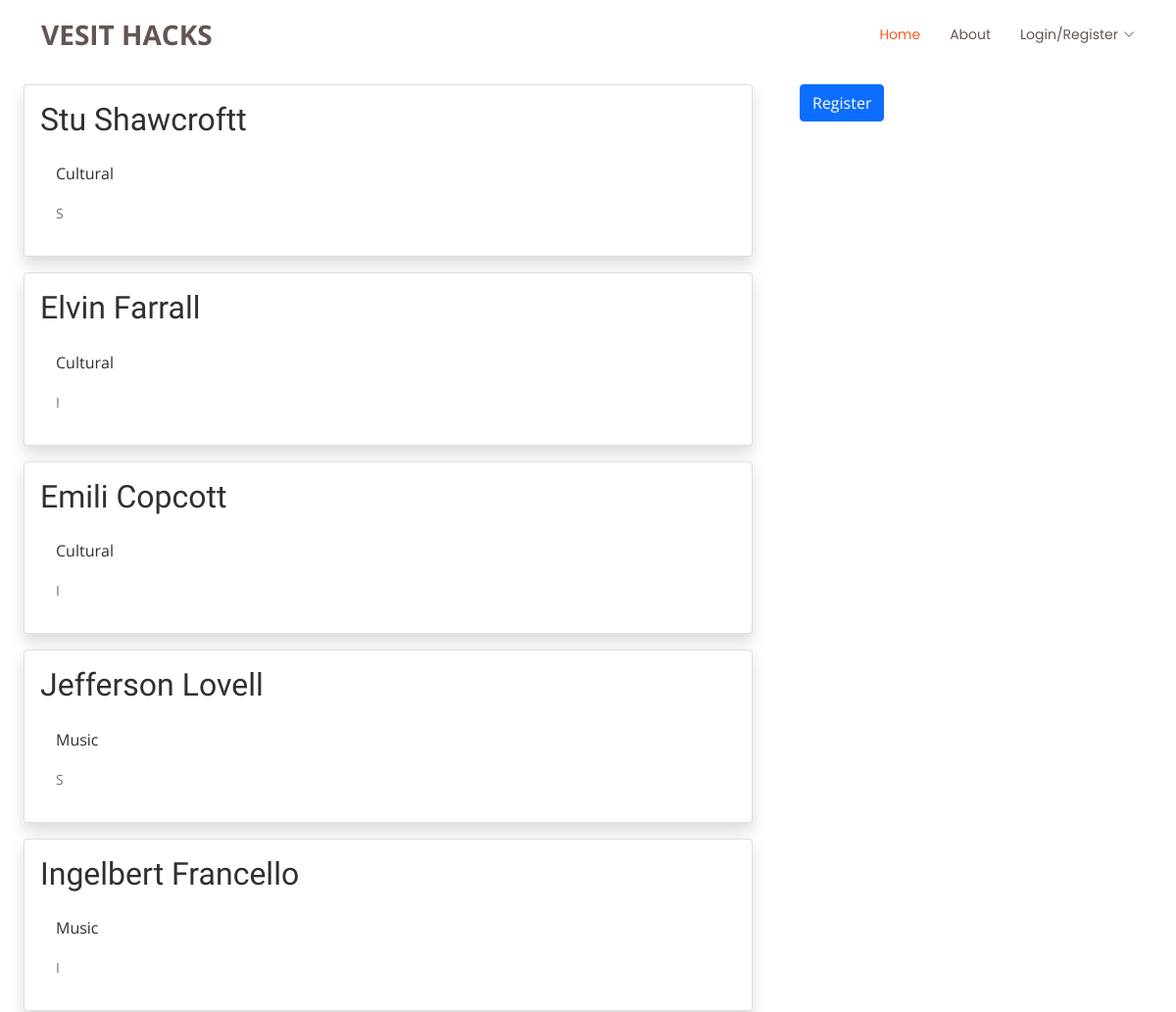
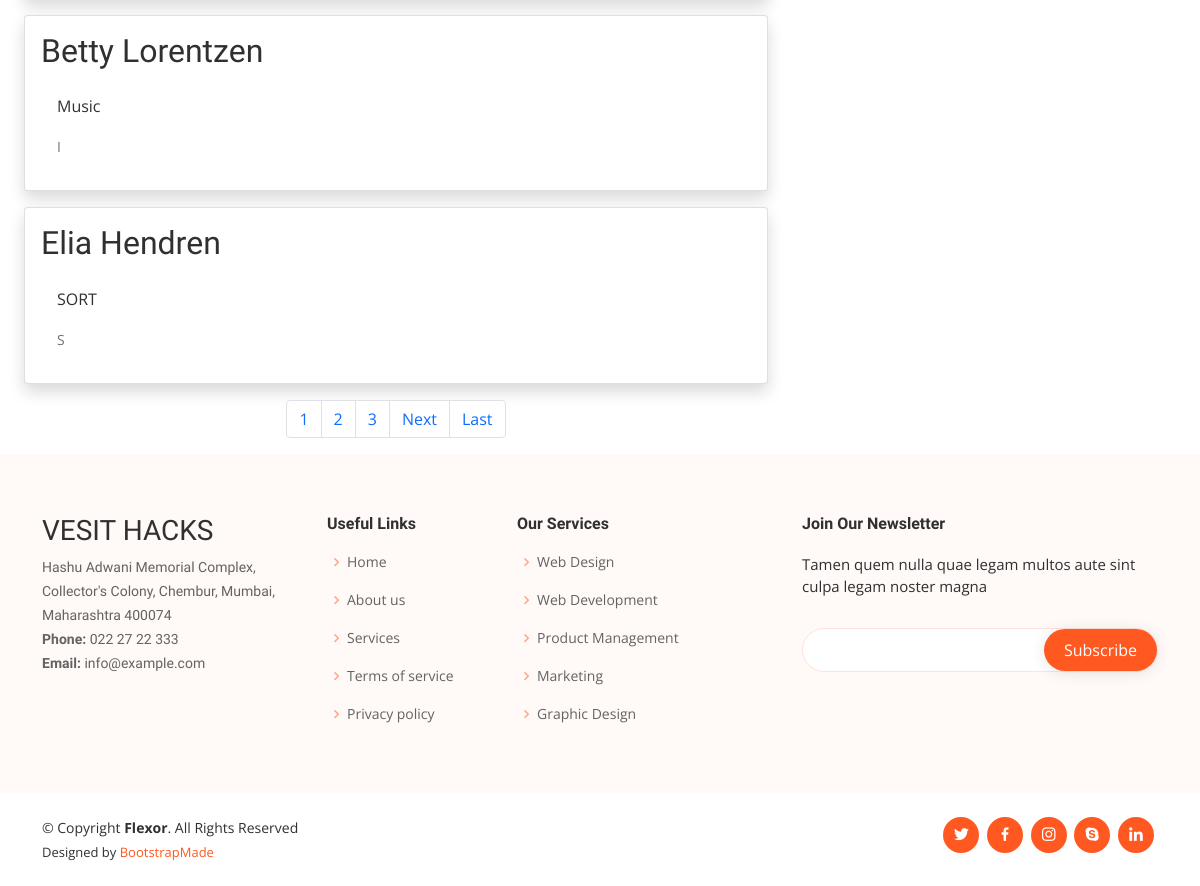
The app's page /council_student_list/ with its own data (2 pictures, top to bottom).
### vesit/models.py (models this page shows, shortened)
class Council_Student(models.Model):
    council = models.ForeignKey(Council, on_delete = models.CASCADE)
    student = models.ForeignKey(Student, on_delete = models.CASCADE)
    COUNCIL_CHOICES = (
        ('S', 'Secratary'),
        ('I', 'Incharge'),
    )
    student_type = models.CharField(max_length=1, choices=COUNCIL_CHOICES)

class Council(models.Model):
    name = models.CharField( max_length= 100 )

### users/models.py (models this page shows, shortened)
class Student(models.Model):
    name = models.CharField( max_length=50 )
    email = models.EmailField()
    GENDER_CHOICES = (
        ('M', 'Male'),
        ('F', 'Female'),
        ('T','Transgender'),
    )
    gender = models.CharField(max_length=1, choices=GENDER_CHOICES)
    iid = models.CharField(max_length=100)
    mobile_num = models.CharField(max_length=10)
    image = models.ImageField(default = "default.jpg", upload_to = 'student-profile')
    dept = models.ForeignKey( Department, on_delete = models.CASCADE )
    password = models.CharField(max_length=100, null=True)

### vesit/views.py (the view)
# urls.py: path('council_student_list/', CouncilStudentListView.as_view(), name="council_student_list"),
class CouncilStudentListView(ListView):
    model = Council_Student
    template_name = "vesit/council_student_list.html"
    context_object_name = "council_students"
    paginate_by=7

### vesit/templates/vesit/council_student_list.html (shortened to what this page needs)
{% extends "vesit/base.html" %}
{% block home %}
<div class="row flex-xl-nowrap">
    <div class="col-sm-12 col-md-8 col-lg-8 pt-3">
        {% for student in council_students %}
           <div class= "container">
                <div class="card shadow p-3 mb-3 bg-white rounded">
                    <h2 class="card-title">{{ student.student.name }}</h2>
                    <div class="card-body">
                        <p class="card-text">{{ student.council.name }}</p>
                        <p class="card-text"><small class="text-muted">{{ student.student_type }}</small></p>
                    </div>
                </div>
                </div>
                {% endfor %}
            {% if page_obj.has_other_pages %}
                <ul class="pagination justify-content-center">
                    {% for num in page_obj.paginator.page_range %}
                    {% if page_obj.number == num %}
                    <li class="page-item">
                        <a class="page-link" href="?page={{ num }}"> {{ num }}</a>
                    </li>
                    {% elif num > page_obj.number|add:'-3' and num < page_obj.number|add:'3' %}
                    <li class="page-item">
                        <a class="page-link" href="?page={{ num }}"> {{ num }}</a>
                    </li>
                    {% endif %}
                    {% endfor %}
                    {% if page_obj.has_next %}
                    <li class="page-item">
                        <a class="page-link" href="?page={{ page_obj.next_page_number }}"> Next </a>
                    </li>
                    <li class="page-item">
                        <a class="page-link" href="?page={{ page_obj.paginator.num_pages }}"> Last </a>
                    </li>
                    {% endif %}
                </ul>
            {% endif %}
    </div>
    <div class="col-sm-12 col-md-4 col-lg-4 pt-3">
        <a href="{% url 'council_student_create' %}" class="btn btn-primary">Register </a>
    </div>
</div>
{% endblock %}

### vesit/static/css/style.css (style rules this page uses)
body { font-family: "Open Sans", sans-serif; color: #313030; }
a { color: #ff5821; text-decoration: none; }
h1, h2, h3, h4, h5, h6 { font-family: "Raleway", sans-serif; }
.scrolled-offset { margin-top: 70px; }

### records on screen
Council_Student: student.name "Stu Shawcroftt", council.name "Cultural", student_type "S"
Council_Student: student.name "Elvin Farrall", council.name "Cultural", student_type "I"
Council_Student: student.name "Emili Copcott", council.name "Cultural", student_type "I"
Council_Student: student.name "Jefferson Lovell", council.name "Music", student_type "S"
Council_Student: student.name "Ingelbert Francello", council.name "Music", student_type "I"
Council_Student: student.name "Betty Lorentzen", council.name "Music", student_type "I"
Council_Student: student.name "Elia Hendren", council.name "SORT", student_type "S"

### other values on screen
{{ num }} "1"
{{ num }} "2" "3"
